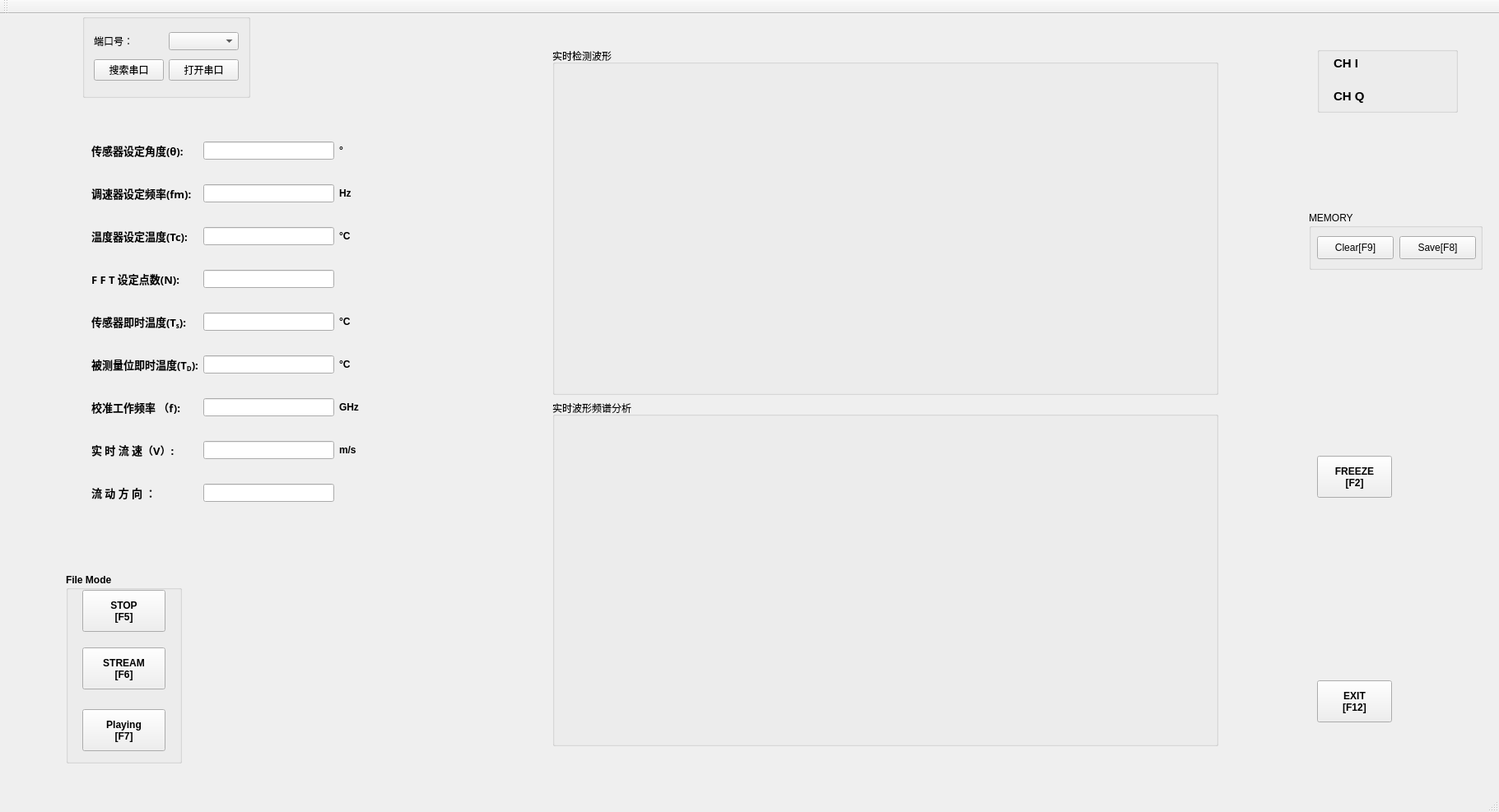
<?xml version="1.0" encoding="UTF-8"?>
<ui version="4.0">
 <class>MainWindow</class>
 <widget class="QMainWindow" name="MainWindow">
  <property name="geometry">
   <rect>
    <x>0</x>
    <y>0</y>
    <width>1821</width>
    <height>987</height>
   </rect>
  </property>
  <property name="windowTitle">
   <string>MainWindow</string>
  </property>
  <widget class="QWidget" name="centralWidget">
   <widget class="QPushButton" name="pushButton_Exit">
    <property name="geometry">
     <rect>
      <x>1600</x>
      <y>810</y>
      <width>91</width>
      <height>51</height>
     </rect>
    </property>
    <property name="font">
     <font>
      <family>Arial</family>
      <weight>75</weight>
      <bold>true</bold>
     </font>
    </property>
    <property name="text">
     <string>EXIT
[F12]</string>
    </property>
   </widget>
   <widget class="QPushButton" name="pushButton_Freeze">
    <property name="geometry">
     <rect>
      <x>1600</x>
      <y>537</y>
      <width>91</width>
      <height>51</height>
     </rect>
    </property>
    <property name="font">
     <font>
      <family>Arial</family>
      <weight>75</weight>
      <bold>true</bold>
     </font>
    </property>
    <property name="text">
     <string>FREEZE
[F2]</string>
    </property>
   </widget>
   <widget class="QGroupBox" name="groupBox">
    <property name="geometry">
     <rect>
      <x>1600</x>
      <y>40</y>
      <width>171</width>
      <height>80</height>
     </rect>
    </property>
    <property name="title">
     <string/>
    </property>
    <widget class="QLabel" name="label_18">
     <property name="geometry">
      <rect>
       <x>20</x>
       <y>50</y>
       <width>71</width>
       <height>21</height>
      </rect>
     </property>
     <property name="text">
      <string>&lt;html&gt;&lt;head/&gt;&lt;body&gt;&lt;p&gt;&lt;span style=&quot; font-size:11pt; font-weight:600;&quot;&gt;CH Q&lt;/span&gt;&lt;/p&gt;&lt;/body&gt;&lt;/html&gt;</string>
     </property>
    </widget>
    <widget class="QLabel" name="label_17">
     <property name="geometry">
      <rect>
       <x>20</x>
       <y>10</y>
       <width>71</width>
       <height>21</height>
      </rect>
     </property>
     <property name="text">
      <string>&lt;html&gt;&lt;head/&gt;&lt;body&gt;&lt;p&gt;&lt;span style=&quot; font-size:11pt; font-weight:600;&quot;&gt;CH I&lt;/span&gt;&lt;/p&gt;&lt;/body&gt;&lt;/html&gt;</string>
     </property>
    </widget>
   </widget>
   <widget class="QGroupBox" name="groupBox_2">
    <property name="geometry">
     <rect>
      <x>1590</x>
      <y>240</y>
      <width>211</width>
      <height>71</height>
     </rect>
    </property>
    <property name="title">
     <string>MEMORY</string>
    </property>
    <widget class="QPushButton" name="pushButton">
     <property name="geometry">
      <rect>
       <x>110</x>
       <y>30</y>
       <width>93</width>
       <height>28</height>
      </rect>
     </property>
     <property name="text">
      <string>Save[F8]</string>
     </property>
    </widget>
    <widget class="QPushButton" name="pushButton_2">
     <property name="geometry">
      <rect>
       <x>10</x>
       <y>30</y>
       <width>93</width>
       <height>28</height>
      </rect>
     </property>
     <property name="text">
      <string>Clear[F9]</string>
     </property>
    </widget>
   </widget>
   <widget class="QGroupBox" name="groupBox_3">
    <property name="geometry">
     <rect>
      <x>80</x>
      <y>680</y>
      <width>141</width>
      <height>231</height>
     </rect>
    </property>
    <property name="font">
     <font>
      <family>Arial</family>
      <weight>75</weight>
      <bold>true</bold>
     </font>
    </property>
    <property name="title">
     <string>File Mode</string>
    </property>
    <widget class="QPushButton" name="pushButton_Stream">
     <property name="geometry">
      <rect>
       <x>20</x>
       <y>90</y>
       <width>101</width>
       <height>51</height>
      </rect>
     </property>
     <property name="font">
      <font>
       <family>Arial</family>
       <weight>75</weight>
       <bold>true</bold>
      </font>
     </property>
     <property name="text">
      <string>STREAM
[F6]</string>
     </property>
    </widget>
    <widget class="QPushButton" name="pushButton_Stop">
     <property name="geometry">
      <rect>
       <x>20</x>
       <y>20</y>
       <width>101</width>
       <height>51</height>
      </rect>
     </property>
     <property name="font">
      <font>
       <family>Arial</family>
       <weight>75</weight>
       <bold>true</bold>
      </font>
     </property>
     <property name="text">
      <string>STOP
[F5]</string>
     </property>
    </widget>
    <widget class="QPushButton" name="pushButton_Playing">
     <property name="geometry">
      <rect>
       <x>20</x>
       <y>165</y>
       <width>101</width>
       <height>51</height>
      </rect>
     </property>
     <property name="font">
      <font>
       <family>Arial</family>
       <weight>75</weight>
       <bold>true</bold>
      </font>
     </property>
     <property name="text">
      <string>Playing
[F7]</string>
     </property>
    </widget>
   </widget>
   <widget class="QWidget" name="widget" native="true">
    <property name="geometry">
     <rect>
      <x>100</x>
      <y>120</y>
      <width>351</width>
      <height>511</height>
     </rect>
    </property>
    <layout class="QGridLayout" name="gridLayout">
     <item row="5" column="1">
      <widget class="QLineEdit" name="lineEdit_Realtime_T"/>
     </item>
     <item row="1" column="1">
      <widget class="QLineEdit" name="lineEdit_SetFrequency"/>
     </item>
     <item row="6" column="1">
      <widget class="QLineEdit" name="lineEdit_WorkFreq"/>
     </item>
     <item row="0" column="0">
      <widget class="QLabel" name="label">
       <property name="font">
        <font>
         <family>新宋体</family>
         <pointsize>10</pointsize>
        </font>
       </property>
       <property name="text">
        <string>&lt;html&gt;&lt;head/&gt;&lt;body&gt;&lt;p align=&quot;justify&quot;&gt;&lt;span style=&quot; font-weight:600;&quot;&gt;传感器设定角度(θ):&lt;/span&gt;&lt;/p&gt;&lt;/body&gt;&lt;/html&gt;</string>
       </property>
       <property name="alignment">
        <set>Qt::AlignRight|Qt::AlignTrailing|Qt::AlignVCenter</set>
       </property>
      </widget>
     </item>
     <item row="3" column="1">
      <widget class="QLineEdit" name="lineEdit_SetFFTNum"/>
     </item>
     <item row="2" column="1">
      <widget class="QLineEdit" name="lineEdit_SetTemper_T"/>
     </item>
     <item row="4" column="0">
      <widget class="QLabel" name="label_5">
       <property name="font">
        <font>
         <family>新宋体</family>
         <pointsize>10</pointsize>
        </font>
       </property>
       <property name="text">
        <string>&lt;html&gt;&lt;head/&gt;&lt;body&gt;&lt;p align=&quot;justify&quot;&gt;&lt;span style=&quot; font-weight:600;&quot;&gt;传感器即时温度(T&lt;/span&gt;&lt;span style=&quot; font-weight:600; vertical-align:sub;&quot;&gt;s&lt;/span&gt;&lt;span style=&quot; font-weight:600;&quot;&gt;):&lt;/span&gt;&lt;/p&gt;&lt;/body&gt;&lt;/html&gt;</string>
       </property>
       <property name="alignment">
        <set>Qt::AlignRight|Qt::AlignTrailing|Qt::AlignVCenter</set>
       </property>
      </widget>
     </item>
     <item row="2" column="2">
      <widget class="QLabel" name="label_12">
       <property name="font">
        <font>
         <family>Arial</family>
         <weight>75</weight>
         <bold>true</bold>
        </font>
       </property>
       <property name="text">
        <string>°C   </string>
       </property>
      </widget>
     </item>
     <item row="0" column="1">
      <widget class="QLineEdit" name="lineEdit_SetTheta"/>
     </item>
     <item row="0" column="2">
      <widget class="QLabel" name="label_10">
       <property name="font">
        <font>
         <family>Arial</family>
         <weight>75</weight>
         <bold>true</bold>
        </font>
       </property>
       <property name="text">
        <string>°     </string>
       </property>
      </widget>
     </item>
     <item row="2" column="0">
      <widget class="QLabel" name="label_3">
       <property name="font">
        <font>
         <family>新宋体</family>
         <pointsize>10</pointsize>
        </font>
       </property>
       <property name="text">
        <string>&lt;html&gt;&lt;head/&gt;&lt;body&gt;&lt;p align=&quot;justify&quot;&gt;&lt;span style=&quot; font-weight:600;&quot;&gt;温度器设定温度(Tc):&lt;/span&gt;&lt;/p&gt;&lt;/body&gt;&lt;/html&gt;</string>
       </property>
       <property name="alignment">
        <set>Qt::AlignRight|Qt::AlignTrailing|Qt::AlignVCenter</set>
       </property>
      </widget>
     </item>
     <item row="3" column="0">
      <widget class="QLabel" name="label_4">
       <property name="font">
        <font>
         <family>新宋体</family>
         <pointsize>10</pointsize>
        </font>
       </property>
       <property name="text">
        <string>&lt;html&gt;&lt;head/&gt;&lt;body&gt;&lt;p align=&quot;justify&quot;&gt;&lt;span style=&quot; font-weight:600;&quot;&gt;F F T 设定点数(N):&lt;/span&gt;&lt;/p&gt;&lt;/body&gt;&lt;/html&gt;</string>
       </property>
       <property name="alignment">
        <set>Qt::AlignRight|Qt::AlignTrailing|Qt::AlignVCenter</set>
       </property>
      </widget>
     </item>
     <item row="1" column="0">
      <widget class="QLabel" name="label_2">
       <property name="font">
        <font>
         <family>新宋体</family>
         <pointsize>10</pointsize>
        </font>
       </property>
       <property name="text">
        <string>&lt;html&gt;&lt;head/&gt;&lt;body&gt;&lt;p align=&quot;justify&quot;&gt;&lt;span style=&quot; font-weight:600;&quot;&gt;调速器设定频率(fm):&lt;/span&gt;&lt;/p&gt;&lt;/body&gt;&lt;/html&gt;</string>
       </property>
       <property name="alignment">
        <set>Qt::AlignRight|Qt::AlignTrailing|Qt::AlignVCenter</set>
       </property>
      </widget>
     </item>
     <item row="1" column="2">
      <widget class="QLabel" name="label_11">
       <property name="font">
        <font>
         <family>Arial</family>
         <weight>75</weight>
         <bold>true</bold>
        </font>
       </property>
       <property name="text">
        <string>Hz  </string>
       </property>
      </widget>
     </item>
     <item row="4" column="1">
      <widget class="QLineEdit" name="lineEdit_RealSensorT"/>
     </item>
     <item row="8" column="1">
      <widget class="QLineEdit" name="lineEdit_Direction"/>
     </item>
     <item row="7" column="1">
      <widget class="QLineEdit" name="lineEdit_Velocity"/>
     </item>
     <item row="5" column="0">
      <widget class="QLabel" name="label_6">
       <property name="font">
        <font>
         <family>新宋体</family>
         <pointsize>10</pointsize>
        </font>
       </property>
       <property name="text">
        <string>&lt;html&gt;&lt;head/&gt;&lt;body&gt;&lt;p align=&quot;justify&quot;&gt;&lt;span style=&quot; font-weight:600;&quot;&gt;被测量位即时温度(T&lt;/span&gt;&lt;span style=&quot; font-weight:600; vertical-align:sub;&quot;&gt;D&lt;/span&gt;&lt;span style=&quot; font-weight:600;&quot;&gt;):&lt;/span&gt;&lt;/p&gt;&lt;/body&gt;&lt;/html&gt;</string>
       </property>
       <property name="alignment">
        <set>Qt::AlignRight|Qt::AlignTrailing|Qt::AlignVCenter</set>
       </property>
      </widget>
     </item>
     <item row="7" column="2">
      <widget class="QLabel" name="label_16">
       <property name="font">
        <font>
         <family>Arial</family>
         <weight>75</weight>
         <bold>true</bold>
        </font>
       </property>
       <property name="text">
        <string>m/s  </string>
       </property>
      </widget>
     </item>
     <item row="6" column="2">
      <widget class="QLabel" name="label_15">
       <property name="font">
        <font>
         <family>Arial</family>
         <weight>75</weight>
         <bold>true</bold>
        </font>
       </property>
       <property name="text">
        <string>GHz</string>
       </property>
      </widget>
     </item>
     <item row="8" column="0">
      <widget class="QLabel" name="label_9">
       <property name="font">
        <font>
         <family>新宋体</family>
         <pointsize>10</pointsize>
        </font>
       </property>
       <property name="text">
        <string>&lt;html&gt;&lt;head/&gt;&lt;body&gt;&lt;p align=&quot;justify&quot;&gt;&lt;span style=&quot; font-weight:600;&quot;&gt;流  动   方   向   ：&lt;/span&gt;&lt;/p&gt;&lt;/body&gt;&lt;/html&gt;</string>
       </property>
       <property name="alignment">
        <set>Qt::AlignRight|Qt::AlignTrailing|Qt::AlignVCenter</set>
       </property>
      </widget>
     </item>
     <item row="5" column="2">
      <widget class="QLabel" name="label_14">
       <property name="font">
        <font>
         <family>Arial</family>
         <weight>75</weight>
         <bold>true</bold>
        </font>
       </property>
       <property name="text">
        <string>°C   </string>
       </property>
      </widget>
     </item>
     <item row="7" column="0">
      <widget class="QLabel" name="label_8">
       <property name="font">
        <font>
         <family>新宋体</family>
         <pointsize>10</pointsize>
        </font>
       </property>
       <property name="text">
        <string>&lt;html&gt;&lt;head/&gt;&lt;body&gt;&lt;p align=&quot;justify&quot;&gt;&lt;span style=&quot; font-weight:600;&quot;&gt;实  时  流  速（V）: &lt;/span&gt;&lt;/p&gt;&lt;/body&gt;&lt;/html&gt;</string>
       </property>
       <property name="alignment">
        <set>Qt::AlignRight|Qt::AlignTrailing|Qt::AlignVCenter</set>
       </property>
      </widget>
     </item>
     <item row="4" column="2">
      <widget class="QLabel" name="label_13">
       <property name="font">
        <font>
         <family>Arial</family>
         <weight>75</weight>
         <bold>true</bold>
        </font>
       </property>
       <property name="text">
        <string>°C   </string>
       </property>
      </widget>
     </item>
     <item row="6" column="0">
      <widget class="QLabel" name="label_7">
       <property name="font">
        <font>
         <family>新宋体</family>
         <pointsize>10</pointsize>
        </font>
       </property>
       <property name="text">
        <string>&lt;html&gt;&lt;head/&gt;&lt;body&gt;&lt;p align=&quot;justify&quot;&gt;&lt;span style=&quot; font-weight:600;&quot;&gt;校准工作频率 （f):&lt;/span&gt;&lt;/p&gt;&lt;/body&gt;&lt;/html&gt;</string>
       </property>
       <property name="alignment">
        <set>Qt::AlignRight|Qt::AlignTrailing|Qt::AlignVCenter</set>
       </property>
      </widget>
     </item>
    </layout>
   </widget>
   <widget class="QWidget" name="widget_2" native="true">
    <property name="geometry">
     <rect>
      <x>660</x>
      <y>30</y>
      <width>831</width>
      <height>871</height>
     </rect>
    </property>
    <layout class="QVBoxLayout" name="verticalLayout">
     <item>
      <widget class="QGroupBox" name="groupBox_4">
       <property name="title">
        <string>实时检测波形</string>
       </property>
       <layout class="QGridLayout" name="gridLayout_2">
        <item row="0" column="0">
         <widget class="QCustomPlot" name="widget_plotwaves"/>
        </item>
       </layout>
      </widget>
     </item>
     <item>
      <widget class="QGroupBox" name="groupBox_5">
       <property name="title">
        <string>实时波形频谱分析</string>
       </property>
       <layout class="QGridLayout">
        <item row="0" column="0">
         <widget class="QCustomPlot" name="widget_plotSpect"/>
        </item>
       </layout>
      </widget>
     </item>
    </layout>
   </widget>
   <widget class="QGroupBox" name="groupBox_6">
    <property name="geometry">
     <rect>
      <x>100</x>
      <y>0</y>
      <width>204</width>
      <height>102</height>
     </rect>
    </property>
    <property name="title">
     <string/>
    </property>
    <layout class="QGridLayout" name="gridLayout_3">
     <item row="0" column="0">
      <widget class="QLabel" name="label_19">
       <property name="text">
        <string>端口号：</string>
       </property>
      </widget>
     </item>
     <item row="0" column="1">
      <widget class="QComboBox" name="comboBox"/>
     </item>
     <item row="1" column="0">
      <widget class="QPushButton" name="btn_search_port">
       <property name="text">
        <string>搜索串口</string>
       </property>
      </widget>
     </item>
     <item row="1" column="1">
      <widget class="QPushButton" name="btn_open_port">
       <property name="text">
        <string>打开串口</string>
       </property>
      </widget>
     </item>
    </layout>
   </widget>
  </widget>
  <widget class="QMenuBar" name="menuBar">
   <property name="geometry">
    <rect>
     <x>0</x>
     <y>0</y>
     <width>1821</width>
     <height>25</height>
    </rect>
   </property>
  </widget>
  <widget class="QToolBar" name="mainToolBar">
   <attribute name="toolBarArea">
    <enum>TopToolBarArea</enum>
   </attribute>
   <attribute name="toolBarBreak">
    <bool>false</bool>
   </attribute>
  </widget>
  <widget class="QStatusBar" name="statusBar"/>
 </widget>
 <layoutdefault spacing="6" margin="11"/>
 <customwidgets>
  <customwidget>
   <class>QCustomPlot</class>
   <extends>QLabel</extends>
   <header location="global">qcustomplot.h</header>
   <container>1</container>
  </customwidget>
 </customwidgets>
 <resources/>
 <connections/>
</ui>
